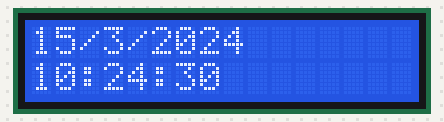
Simulated run of this sketch. Board: Arduino Uno, built with avr-gcc and run on an emulated ATmega328P. On the bench: 16×2 character LCD. The local clock reads 2024-03-15 10:24:30 at power-on unless the sketch sets it.

Above: at 0.1 s.
At 4.2 s:
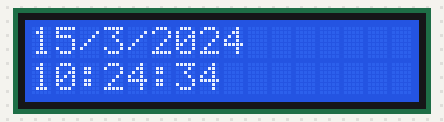
At 9.3 s:
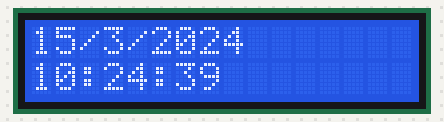
At 19.5 s:
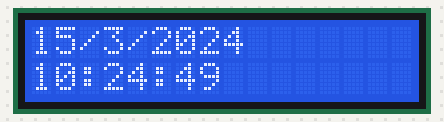
At 28.7 s:
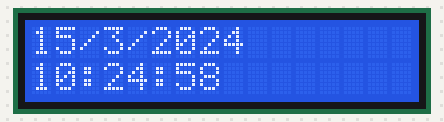
At 38.9 s:
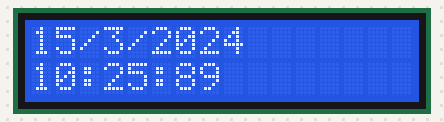

The sketch:

timeonlcd.ino
```cpp
#include <Wire.h>
#include <RTClib.h>
#include <LiquidCrystal_I2C.h>

RTC_DS3231 rtc;
LiquidCrystal_I2C lcd(0x27, 16, 2);

void setup() {
  lcd.init();
  lcd.backlight();
  if (!rtc.begin()) {
    lcd.print("RTC error!");
    while (1);
  }
}

void loop() {
  DateTime now = rtc.now();
  lcd.setCursor(0, 0);
  lcd.print(now.day(), DEC);
  lcd.print('/');
  lcd.print(now.month(), DEC);
  lcd.print('/');
  lcd.print(now.year(), DEC);
  lcd.setCursor(0, 1);
  lcd.print(now.hour(), DEC);
  lcd.print(':');
  lcd.print(now.minute(), DEC);
  lcd.print(':');
  lcd.print(now.second(), DEC);
  delay(1000);
}
```

Measured:
- what the display in image 1 shows lasts 1.0 s, from 4.2 s to 5.2 s
